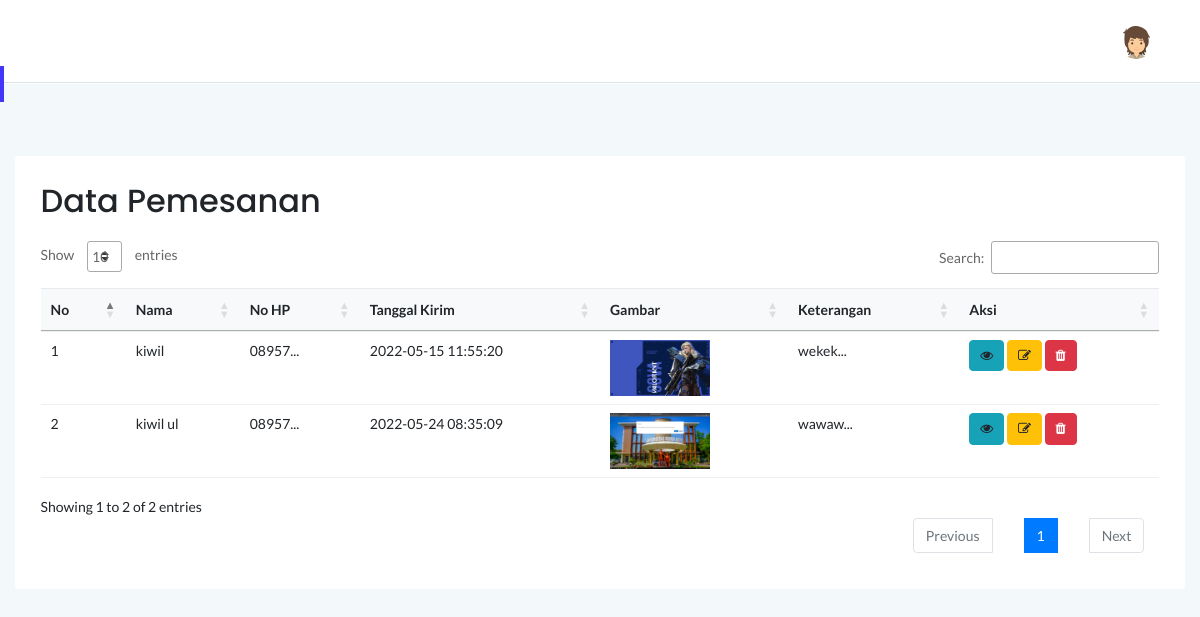
The app's page /admin/application/index.php?p=pemesanan/order.php (signed in) with its own data.
### tables this page shows
CREATE TABLE `pemesanan` (
  `id_pesan` int(11) NOT NULL,
  `id_user` int(11) NOT NULL,
  `id_produk` int(11) NOT NULL,
  `id_bahan` int(11) NOT NULL,
  `id_ukuran` varchar(32) NOT NULL,
  `nama` varchar(50) NOT NULL,
  `email` varchar(20) NOT NULL,
  `telp` varchar(15) NOT NULL,
  `alamat` varchar(50) NOT NULL,
  `kota` varchar(20) NOT NULL,
  `provinsi` varchar(20) NOT NULL,
  `kodepos` int(5) NOT NULL,
  `gambar` varchar(50) NOT NULL,
  `tgl_kirim` timestamp NOT NULL DEFAULT current_timestamp() ON UPDATE current_timestamp(),
  `tgl_selesai` timestamp NOT NULL DEFAULT '0000-00-00 00:00:00',
  `ket` text NOT NULL,
  `status` enum('sedang diproses','sedang dikirim','selesai','menunggu pembayaran') DEFAULT 'menunggu pembayaran',
  `gambar_dp` varchar(50) DEFAULT NULL,
  `gambar_lunas` varchar(50) DEFAULT NULL
);

### admin/application/pemesanan/order.php (the view, shortened to what this page needs)
<div class="col-12 mt-5">
<div class="card">
<div class="card-body">
    <h2>Data Pemesanan</h2>
    <br>
<table id="dataTable3" class="table">
    <thead class="bg-light">
        <tr class="border-0">
            <th class="card-body">No</th>
            <th class="card-body">Nama</th>
            <th class="card-body">No HP</th>
            <th class="card-body">Tanggal Kirim</th>
            <th class="card-body">Gambar</th>
            <th class="card-body">Keterangan</th>
            <th class="card-body">Aksi</th>
        </tr>
    </thead>
    <tbody>
        <?php
            include '../koneksi.php';
            $tampil = mysqli_query($db, "SELECT * FROM user JOIN pemesanan ON pemesanan.id_user=user.id_user ");
            $no = 1;
            while ($ambil = mysqli_fetch_array($tampil)) {
                $id_pesan = $ambil['id_pesan'];
        ?>
        <tr>
            <td><?php echo $no; ?></td>
            <td><?php echo $ambil['nama']; ?> </td>
            <td><?php echo substr ($ambil['telp'],0,5). '...'; ?></td>
            <td><?php echo $ambil['tgl_kirim']; ?></td>
            <td>
                <img src="../../gambar/<?php echo $ambil['gambar']; ?>" width="100">
            </td>
            <td><?php echo substr($ambil['ket'],0, 5). '...'; ?></td>
            <td>
                <a class="btn btn-info btn-xs" onclick="window.location='index.php?p=pemesanan/lihat.php&id_pesan=<?php echo $id_pesan;?>'">  <i class="fa fa-md fa-eye"></i>
                </a>
                <button class="btn btn-warning btn-xs" onclick="window.location = 'index.php?p=pemesanan/edit.php&id_pesan=<?php echo $id_pesan; ?>'"> <i class="fa fa-md fa-edit"></i>
                </button>
                <a href = 'index.php?p=pemesanan/hapus.php&id_pesan=<?php echo $id_pesan;?>' class="btn btn-danger btn-xs" onclick = "return confirm ('Yakin ingin mengapus pemesanan ?')"><i class="fa fa-md fa-trash "></i></a>
            </td>
        </tr>
        <?php
        $no++;
    } ?>
    </tbody>
</table>

### admin/assets/css/typography.css (style rules this page uses)
body { font-size: 14px; font-family: 'Lato', sans-serif; }
h1, h2, h3, h4, h5, h6 { margin: 0; font-family: 'Poppins', sans-serif; }
a, a:visited { text-decoration: none; transition: all 0.3s ease-in-out; -webkit-transition: all 0.3s ease-in-out; -moz-transition: all 0.3s ease-in-out; -o-transition: all 0.3s ease-in-out; outline: 0; font-family: 'Poppins', sans-serif; }
button { cursor: pointer; outline: none!important; letter-spacing: 0; }

### admin/assets/css/default-css.css (style rules this page uses)
* { margin: 0; padding: 0; box-sizing: border-box; }
*, *:before, *:after { -moz-box-sizing: border-box; -webkit-box-sizing: border-box; box-sizing: border-box; }
html { -webkit-font-smoothing: antialiased; }
body { background: #fff; font-weight: normal; -webkit-font-smoothing: antialiased; -webkit-text-size-adjust: 100%; }
img { max-width: 100%; height: auto; }
:root { --primary-color: #4336FB; }

### admin/assets/css/styles.css (style rules this page uses)
.card { border: none; border-radius: 4px; background-color: #fff; -webkit-transition: all 0.3s ease 0s; transition: all 0.3s ease 0s; }
.card-body { padding: 25.6px; padding: 1.6rem; }
.border-0 { border: none; }
.btn { padding: 11px 17px; font-size: 13px; letter-spacing: 0; }
.btn-xs { padding: 5px 10px; }
table tr th { border-bottom: none; }
table tr th, table tr td { border-top: 1px solid rgba(120, 130, 140, 0.13) !important; }
table.dataTable.no-footer { border-bottom: 1px solid rgba(120, 130, 140, 0.13) !important; }
table.dataTable thead th, table.dataTable thead td { border-bottom-color: transparent; }

### records on screen
pemesanan: nama "kiwil", telp "08957", tgl_kirim "2022-05-15 11:55:20", gambar (picture), ket "wekek"
pemesanan: nama "kiwil ul", telp "08957", tgl_kirim "2022-05-24 08:35:09", gambar (picture), ket "wawaw"
